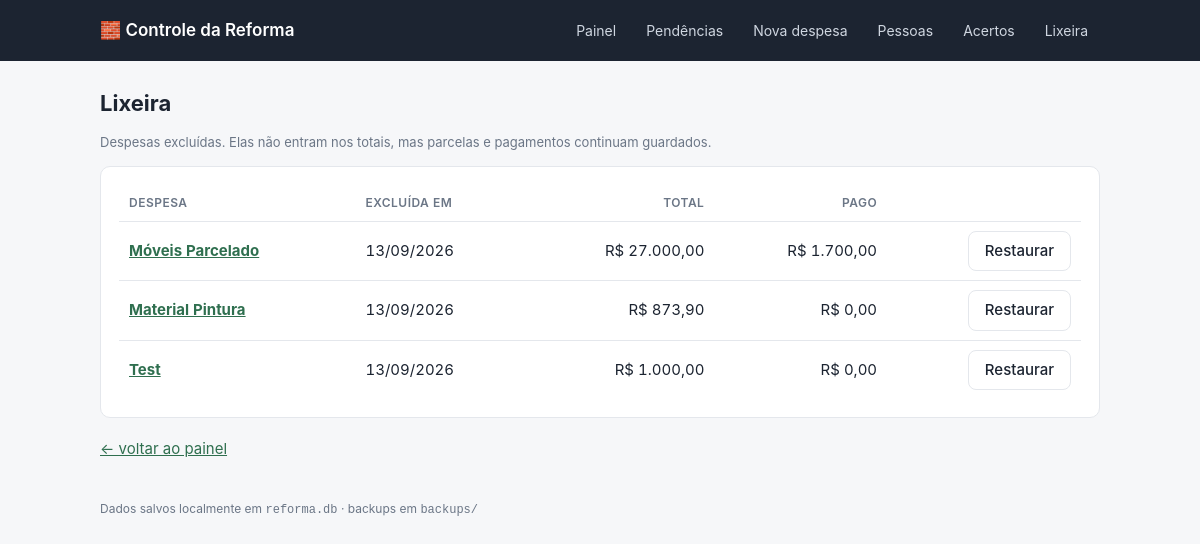
/lixeira, run on an earlier commit of the app's database.
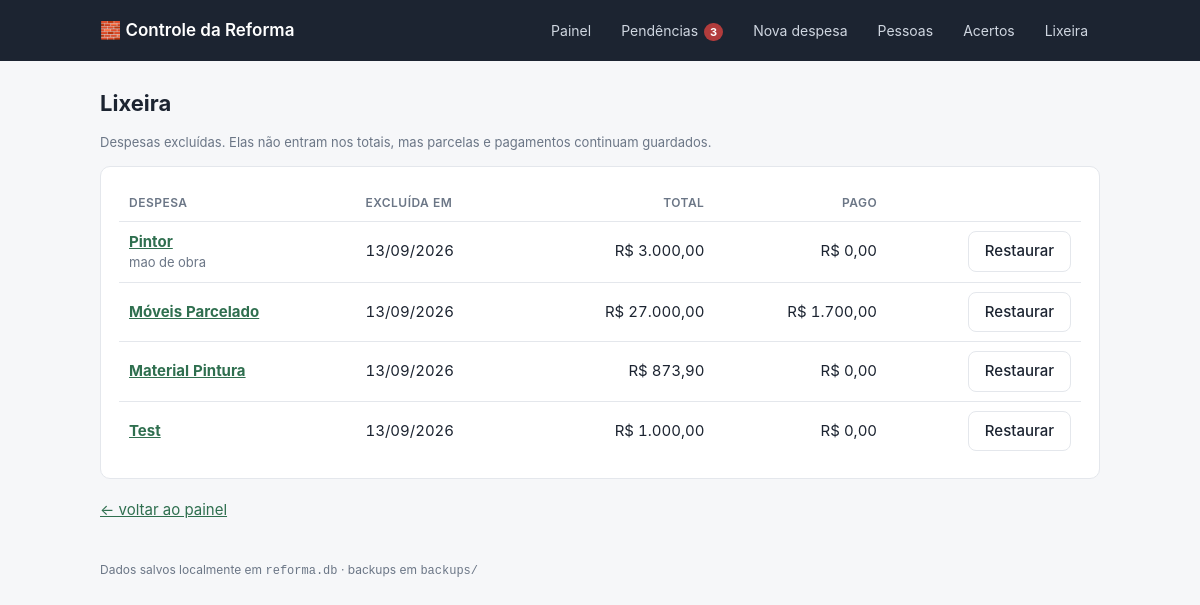
And on a later commit of the database.
### tables this page shows
CREATE TABLE despesa (
    id            INTEGER PRIMARY KEY AUTOINCREMENT,
    nome          TEXT NOT NULL,
    categoria     TEXT,
    observacao    TEXT,
    valor_total   INTEGER NOT NULL,          -- centavos
    qtd_parcelas  INTEGER NOT NULL,
    criado_em     TEXT NOT NULL DEFAULT (datetime('now','localtime'))
, excluido_em TEXT, pagador_id INTEGER REFERENCES pessoa(id));

### app.py (the view)
@app.route("/lixeira")
def lixeira():
    return render_template("lixeira.html", despesas=db.listar_despesas(na_lixeira=True))

### app.py (called while the page is built)
def brl(centavos):
    if centavos is None:
        centavos = 0
    sinal = "-" if centavos < 0 else ""
    centavos = abs(int(centavos))
    inteiro, cents = divmod(centavos, 100)
    return f"{sinal}R$ {inteiro:,.0f}".replace(",", ".") + f",{cents:02d}"

def data_br(iso):
    if not iso:
        return "—"
    partes = str(iso)[:10].split("-")
    return "/".join(reversed(partes)) if len(partes) == 3 else iso

@app.after_request
def backup_apos_alteracao(response):
    if request.method == "POST":
        try:
            backup.fazer_backup()
        except Exception as e:  # backup nunca pode derrubar o app
            print(f"[backup] falhou: {e}")
    return response

@app.context_processor
def inject_globals():
    pend = calcular_pendencias()
    acertos_pendentes = [s for s in db.saldos_entre_pessoas() if s["valor"] > 0]
    return {
        "pessoas_ativas": db.listar_pessoas(somente_ativas=True),
        "hoje": date.today().isoformat(),
        "pend": pend,
        "acertos_pendentes": acertos_pendentes,
        "dias_aviso": DIAS_AVISO,
        "qtd_pendencias": len(pend["vencidas"]) + len(pend["proximas"]) + len(acertos_pendentes),
    }

### templates/lixeira.html (shortened to what this page needs)
{% extends "base.html" %}
{% block conteudo %}
<h1>Lixeira</h1>
<p class="suave pequeno">Despesas excluídas. Elas não entram nos totais, mas parcelas e pagamentos continuam guardados.</p>
<div class="card">
  {% if despesas %}
  <div class="tabela-scroll">
  <table>
    <thead>
      <tr><th>Despesa</th><th>Excluída em</th><th class="num">Total</th><th class="num">Pago</th><th class="num"></th></tr>
    </thead>
    <tbody>
      {% for d in despesas %}
      <tr>
        <td>
          <a href="{{ url_for('detalhe_despesa', despesa_id=d.id) }}"><strong>{{ d.nome }}</strong></a>
          {% if d.categoria %}<div class="pequeno suave">{{ d.categoria }}</div>{% endif %}
        </td>
        <td>{{ d.excluido_em|data_br }}</td>
        <td class="num">{{ d.valor_total|brl }}</td>
        <td class="num">{{ d.pago|brl }}</td>
        <td class="num">
          <form method="post" action="{{ url_for('restaurar_despesa', despesa_id=d.id) }}">
            <button class="secundario" type="submit">Restaurar</button>
          </form>
        </td>
      </tr>
      {% endfor %}
    </tbody>
  </table>
  </div>
  {% else %}
    <p class="vazio">A lixeira está vazia.</p>
  {% endif %}
</div>
<p><a href="{{ url_for('index') }}">← voltar ao painel</a></p>
{% endblock %}

What changed in the data, as far as the page shows it:
now on this page (row edited): despesa: nome "Pintor", categoria "mao de obra", excluido_em|data_br "13/09/2026", valor_total|brl "R$ 3.000,00", pago|brl "R$ 0,00"
Also different on the page:
{{ qtd_pendencias }}: (not shown) → "3"
